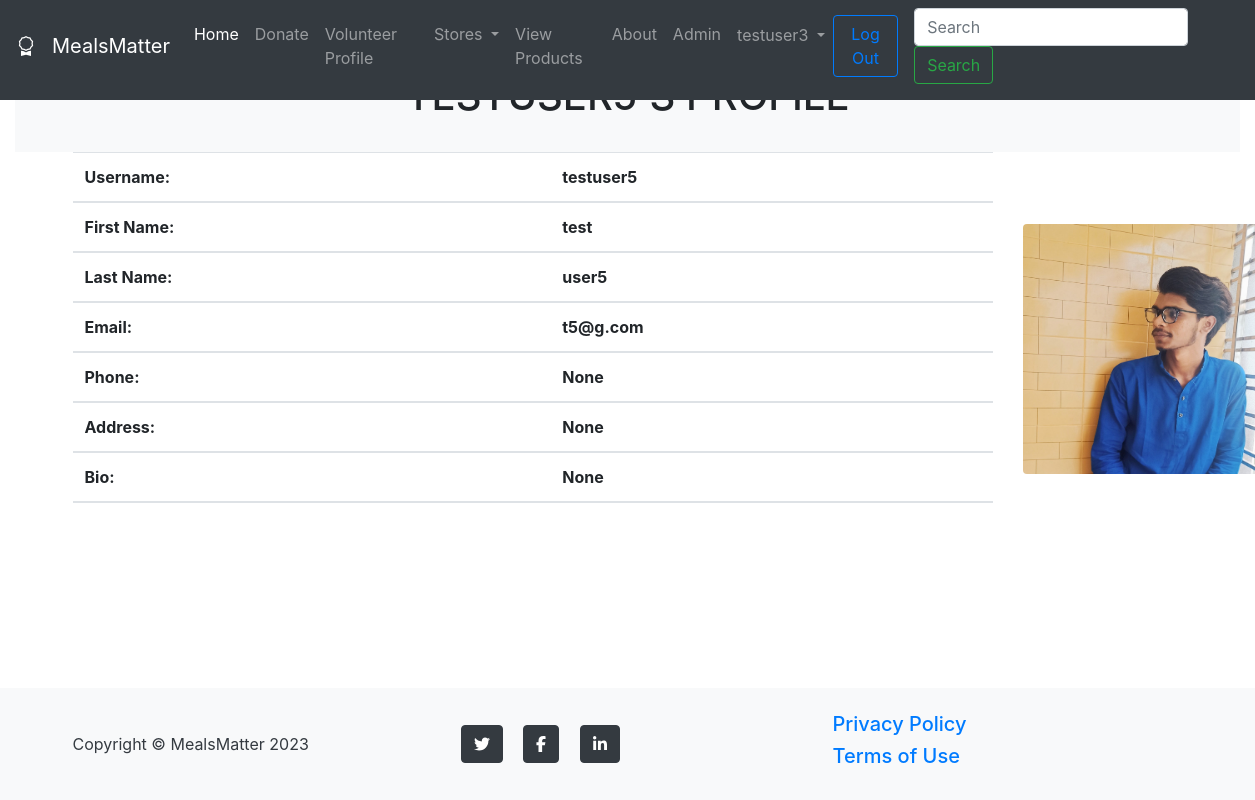
The app's page /accounts/profile/17 (signed in) with its own data.
### accounts/models.py (models this page shows, shortened)
class Profile(models.Model):
    user = models.OneToOneField(User, on_delete=models.CASCADE)
    profile_image = models.ImageField(null=True, blank=True, upload_to='images/users')
    bio = models.TextField(null=True, blank=True, max_length=150, help_text="This is my Bio")
    phone = models.CharField(null=True, blank=True, max_length=11, help_text="Phone Number")
    address = models.CharField(null=True, blank=True, max_length=100, help_text="Address")

### accounts/views.py (the view)
# urls.py: path('profile/<int:pk>', user_views.profile, name='profile'),
def profile(request, pk):
    if request.user.is_authenticated:
        profile = Profile.objects.get(user_id=pk)
        return render(request, 'profile.html', {
            'profile': profile
        })
    else:
        messages.success(request, "You must be logged in")
        return redirect('home')

### templates/profile.html (shortened to what this page needs)
{% extends 'navbar.html' %}
{% block content %}
{% if profile %}
<section class="page-section bg-light" id="portfolio">
            <div class="container">
                <div class="text-center">
                    <h1 class="section-heading text-uppercase">{{ profile.user.username }}'s Profile</h1>
                    <br>
                </div>
            </div>
</section>
  <div class="container ">
    <div class="row">
    <div class="col-10">
        <table class="table">
  <thead>
    <tr>
      <th scope="col">Username: </th>
      <th scope="col">{{ profile.user.username }}</th>
    </tr>
    <tr>
      <th scope="col">First Name: </th>
      <th scope="col">{{ profile.user.first_name }}</th>
    </tr>
    <tr>
      <th scope="col">Last Name: </th>
      <th scope="col">{{ profile.user.last_name }}</th>
    </tr>
    <tr>
      <th scope="col">Email: </th>
      <th scope="col">{{ profile.user.email }}</th>
    </tr>
    <tr>
      <th scope="col">Phone: </th>
      <th scope="col">{{ profile.phone }}</th>
    </tr>
    <tr>
      <th scope="col">Address: </th>
      <th scope="col">{{ profile.address }}</th>
    </tr>
    <tr>
      <th scope="col">Bio: </th>
      <th scope="col">{{ profile.bio }}</th>
    </tr>
  </thead>
</table>
    </div>
        <div class="col-2">
            <br><br><br>
            {% if profile.profile_image %}
               <img class="rounded" src="{{ profile.profile_image.url }}" height="250px" width="250px">
            {% endif %}
        </div>
    </div>
  </div>
    <br><br>
{% endif %}
<footer class="footer py-4 bg-light text-dark fixed-bottom">
            <div class="container">
                <div class="row align-items-center">
                    <div class="col-lg-4 text-lg-start">Copyright &copy; MealsMatter 2023</div>
                    <div class="col-lg-4 my-3 my-lg-0">
                        <a class="btn btn-dark btn-social mx-2" href="#!" aria-label="Twitter"><i class="fab fa-twitter"></i></a>
                        <a class="btn btn-dark btn-social mx-2" href="#!" aria-label="Facebook"><i class="fab fa-facebook-f"></i></a>
                        <a class="btn btn-dark btn-social mx-2" href="#!" aria-label="LinkedIn"><i class="fab fa-linkedin-in"></i></a>
                    </div>
                    <div class="col-lg-4 text-lg-end">
                       <h5 class="text-light"><a class="link-white text-decoration-none me-5" href="#!">Privacy Policy</a></h5>
                        <h5 class="text-light"><a class="link-dark text-decoration-none" href="#!">Terms of Use</a></h5>
                    </div>
                </div>
            </div>
</footer>
{% endblock %}

### templates/navbar.html (shortened to what this page needs)
{% load static %}
<!DOCTYPE html>
<html lang="en">
<head>
    <link rel="stylesheet" href="https://cdn.jsdelivr.net/npm/bootstrap@4.4.1/dist/css/bootstrap.min.css">
     <link rel="stylesheet" href=
"https://cdn.jsdelivr.net/npm/bootstrap-icons@1.5.0/font/bootstrap-icons.css" />
     <link href="{% static 'fontawesomefree/css/all.min.css' %}" rel="stylesheet" type="text/css">
</head>
<body>
<nav class="navbar navbar-expand-lg fixed-top navbar-dark bg-dark pb-3 mb-4">
  <a class="navbar-brand" href="{% url 'home' %}">
      <i class="bi bi-award mr-3"></i>MealsMatter</a>
  <div class="collapse navbar-collapse" id="navbarSupportedContent">
    <ul class="navbar-nav mr-auto">
      <li class="nav-item active">
        <a class="nav-link" href="{% url 'home' %}">Home <span class="sr-only">(current)</span></a>
      </li>
      <li class="nav-item">
        <a class="nav-link" href="{% url 'become-doner' %}">Donate</a>
      </li>
      <li class="nav-item">
        <a class="nav-link" href="{% url 'volunteer-profile' %}">Volunteer Profile</a>
      </li>
        {% if user.is_authenticated %}
            <li class="nav-item dropdown">
            <a class="nav-link dropdown-toggle" href="#" id="navbarDropdown" role="button" data-toggle="dropdown" aria-haspopup="true" aria-expanded="false">
            Stores
            </a>
            </li>
        {% endif %}
        <li class="nav-item">
        <a class="nav-link" href="{% url 'all-products' %}">View Products</a>
        </li>
        <li class="nav-item">
        <a class="nav-link" href="{% url 'about' %}">About</a>
        </li>
        <li class="nav-item">
        <a class="nav-link" href="http://127.0.0.1:8000/admin/">Admin</a>
      </li>
    </ul>
      <ul class="navbar-nav mr-right">
          {% if user.is_authenticated %}
              <li class="nav-item dropdown">
            <a class="nav-link dropdown-toggle" href="#" id="navbarDropdown" role="button" data-toggle="dropdown" aria-haspopup="true" aria-expanded="false">
            {{ user }}
            </a>
            </li>
          <li class="mr-3">
              <a  href="{% url 'logout' %}" class="btn btn-outline-primary">Log Out</a>
          </li>
            {% endif %}
      </ul>
    <form class="form-inline my-2 my-lg-0", method=POST action=
            "{% url 'search-stores' %}">
      <input class="form-control mr-sm-2" type="search" placeholder="Search" aria-label="Search"
      name="searched">
      <button class="btn btn-outline-success my-2 my-sm-0" type="submit">Search</button>
    </form>
  </div>
</nav>
    <div class="container bg-light mb-5">
        <p>
        </p>
    </div>
<div class="container-fluid ">
    {% block content %}
    {% endblock %}
</div>
</body>
</html>

### records on screen
Profile: user.username "testuser5", user.first_name "test", user.last_name "user5", user.email "t5@g.com", phone "None", address "None", bio "None", profile_image (picture)

### other values on screen
{{ user }} "testuser3"
